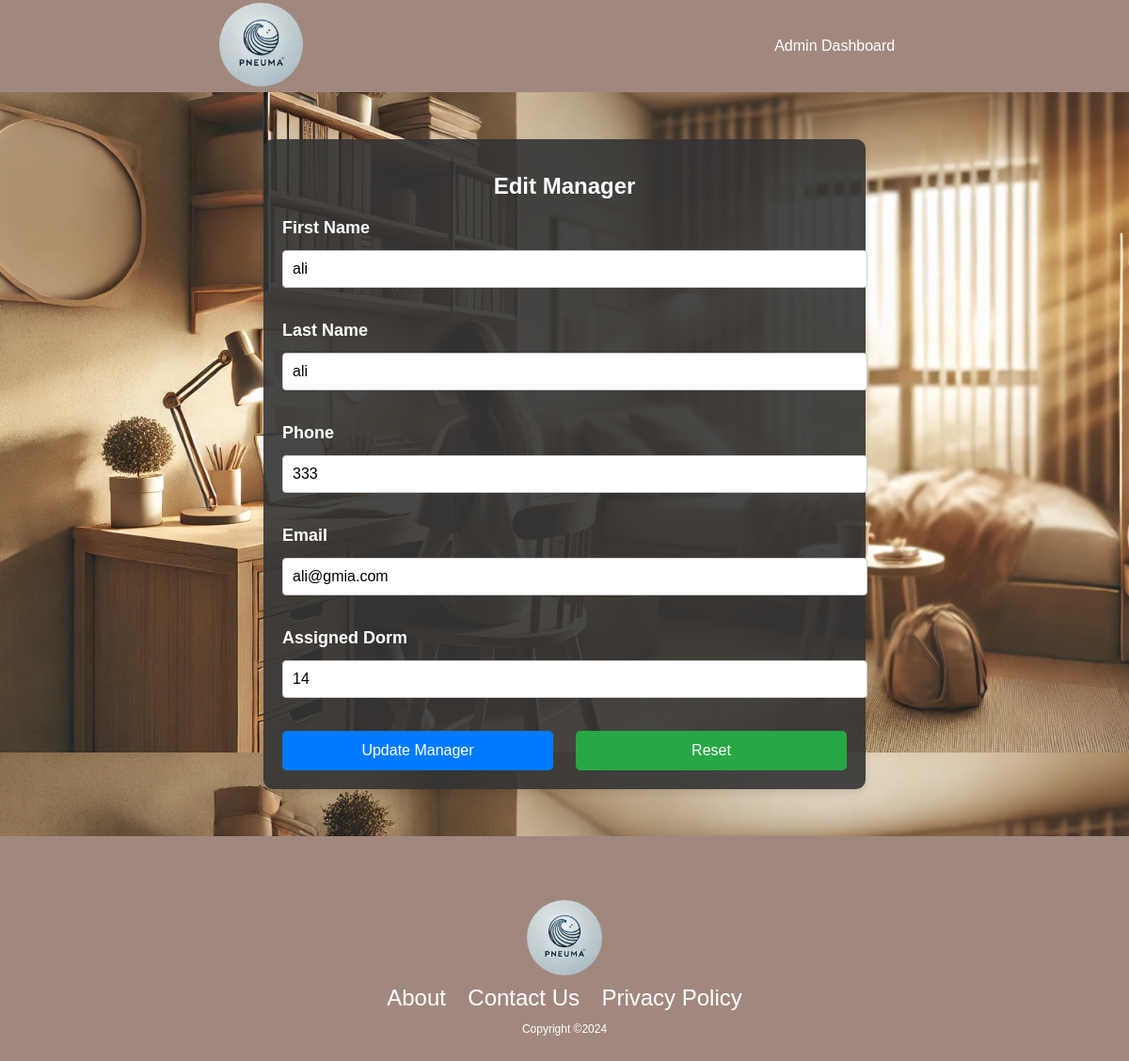
/editManager.php?id=5 (signed in), run on the app's committed database.
### tables this page shows
CREATE TABLE `managers` (
  `manager_id` int(11) NOT NULL,
  `username` varchar(100) NOT NULL,
  `name` varchar(100) NOT NULL,
  `surname` varchar(100) NOT NULL,
  `dorm_id` int(11) DEFAULT NULL,
  `phone` varchar(15) DEFAULT NULL,
  `email` varchar(100) NOT NULL,
  `password` varchar(255) NOT NULL
);

### editManager.php (the view, shortened to what this page needs)
<?php
require 'connect.php';
if (isset($_GET['id'])) {
    $manager_id = $_GET['id'];
    $query = "SELECT * FROM managers WHERE manager_id = '$manager_id'";
    $result = mysqli_query($conn, $query);
    if ($result) {
        $manager = mysqli_fetch_assoc($result);
    } else {
        echo "Unable to fetch manager details from the database.";
        exit();
    }
}
?>
<!DOCTYPE html>
<html lang="en">
<head>
    <link rel="stylesheet" href="style.css">
</head>
<body id="background">
    <header class="navigator">
        <ul>
            <li><img src="img/logo.jpeg" alt="Logo"></li>
            <li><a href="admin.php">Admin Dashboard</a></li>
        </ul>
    </header>
    <div class="form-container">
        <h1>Edit Manager</h1>
        <form method="POST" action="editManager.php?id=<?php echo $manager['manager_id']; ?>">
            <div class="form-group">
                <label for="name">First Name</label>
                <input type="text" id="name" name="name" value="<?php echo $manager['name']; ?>" required>
            </div>
            <div class="form-group">
                <label for="surname">Last Name</label>
                <input type="text" id="surname" name="surname" value="<?php echo $manager['surname']; ?>" required>
            </div>
            <div class="form-group">
                <label for="phone">Phone</label>
                <input type="text" id="phone" name="phone" value="<?php echo $manager['phone']; ?>" required>
            </div>
            <div class="form-group">
                <label for="email">Email</label>
                <input type="email" id="email" name="email" value="<?php echo $manager['email']; ?>" required>
            </div>
            <div class="form-group">
                <label for="dorm_id">Assigned Dorm</label>
                <input type="number" id="dorm_id" name="dorm_id" value="<?php echo $manager['dorm_id']; ?>" required>
            </div>
            <div class="button-group">
                <button type="submit">Update Manager</button>
                <button type="reset">Reset</button>
            </div>
        </form>
    </div>
    <footer class="customFooter">
        <div class="socialIcons">
        </div>
        <div class="footerLogo">
            <img src="img/logo.jpeg" alt="Footer Logo">
        </div>
        <div class="footerBottom">
            <div class="footerNav">
                <a href="#">About</a>
                <a href="#">Contact Us</a>
                <a href="#">Privacy Policy</a>
            </div>
            <p>Copyright &copy;2024</p>
        </div>
    </footer>
</body>
</html>

### style.css (style rules this page uses)
body { font-family: Arial, sans-serif; }
#background { background-image: url('img/backgroundAdmin.jpeg'); background-size: cover; background-position: center; margin: 0; padding: 0; height: 100vh; width: 100%; }
.navigator ul { list-style-type: none; margin: 0; padding: 0; display: flex; align-items: center; overflow: hidden; background-color: #A1887F; justify-content: space-around; }
.navigator li { margin: 0; padding: 0; }
.navigator li img { border-radius: 50%; width: 89px; height: 89px; margin-right: 20px; }
.navigator li a { display: block; color: white; text-align: center; padding: 40px 16px; text-decoration: none; font-family: Arial, sans-serif; font-size: 16px; }
form { display: flex; flex-direction: column; gap: 15px; }
.form-group { display: flex; flex-direction: column; }
.form-group label { font-size: 14px; margin-bottom: 5px; color: #333; }
.form-group input { padding: 10px; border: 1px solid #ccc; border-radius: 5px; font-size: 14px; }
.button-group { display: flex; justify-content: space-between; }
.button-group button { padding: 10px 20px; font-size: 14px; color: white; background-color: #6a1b9a; border: none; border-radius: 5px; cursor: pointer; transition: background-color 0.3s ease; }
.button-group button:last-child { background-color: #00897b; }
.customFooter { background-color: #A1887F; color: #fff; text-align: center; padding: 15px 0; }
.footerLogo img { width: 80px; margin: 10px auto; display: block; border-radius: 50%; }
.footerNav a { color: #fff; margin: 0 10px; text-decoration: none; font-size: 24px; }
.footerBottom { margin-top: 10px; font-size: 12px; }

### editManager.php (style rules this page uses)
body { font-family: Arial, sans-serif; }
#background { background-image: url('img/backgroundAdmin.jpeg'); background-size: cover; background-position: center; margin: 0; padding: 0; height: 100vh; width: 100%; }
.form-container { max-width: 600px; margin: 50px auto; padding: 20px; background-color: rgba(51, 51, 51, 0.9); border-radius: 10px; box-shadow: 0 4px 8px rgba(0, 0, 0, 0.1); color: white; }
.form-container h1 { text-align: center; font-size: 24px; margin-bottom: 20px; }
.form-group { margin-bottom: 20px; }
.form-group label { color: white; font-size: 18px; font-weight: bold; }
.form-group input, .form-group textarea { width: 100%; padding: 10px; font-size: 16px; margin-top: 8px; border: 1px solid #ccc; border-radius: 4px; }
.button-group { display: flex; justify-content: space-between; }
.button-group button { background-color: #007bff; color: white; padding: 12px 20px; border: none; border-radius: 5px; cursor: pointer; font-size: 16px; width: 48%; }
.button-group button[type="reset"] { background-color: #28a745; }
footer.customFooter { background-color: #A1887F; color: #fff; text-align: center; padding: 15px 0; }
.footerLogo img { width: 80px; margin: 10px auto; display: block; border-radius: 50%; }
.footerNav a { color: #fff; margin: 0 10px; text-decoration: none; font-size: 24px; }
.footerBottom { margin-top: 10px; font-size: 12px; }

### data on the page
managers: name "ali", surname "ali", phone "333", email "ali@gmia.com", dorm_id "14"
